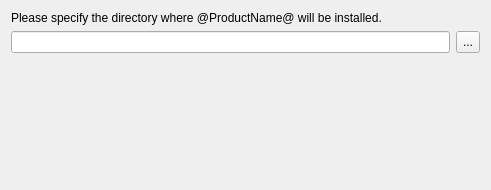
<?xml version="1.0" encoding="UTF-8"?>
<ui version="4.0">
 <class>[PAGE_NAME]</class>
 <widget class="QWidget" name="[PAGE_NAME]">
  <property name="geometry">
   <rect>
    <x>0</x>
    <y>0</y>
    <width>491</width>
    <height>190</height>
   </rect>
  </property>
  <property name="sizePolicy">
   <sizepolicy hsizetype="Preferred" vsizetype="Preferred">
    <horstretch>0</horstretch>
    <verstretch>0</verstretch>
   </sizepolicy>
  </property>
  <property name="minimumSize">
   <size>
    <width>491</width>
    <height>190</height>
   </size>
  </property>
  <property name="windowTitle">
   <string>Installation Folder</string>
  </property>
  <layout class="QVBoxLayout" name="verticalLayout">
   <item>
    <widget class="QLabel" name="description">
     <property name="text">
      <string>Please specify the directory where @ProductName@ will be installed.</string>
     </property>
     <property name="wordWrap">
      <bool>true</bool>
     </property>
    </widget>
   </item>
   <item>
    <layout class="QHBoxLayout" name="horizontalLayout">
     <item>
      <widget class="QLineEdit" name="targetDirectory">
       <property name="readOnly">
        <bool>false</bool>
       </property>
      </widget>
     </item>
     <item>
      <widget class="QToolButton" name="targetChooser">
       <property name="sizePolicy">
        <sizepolicy hsizetype="Fixed" vsizetype="Preferred">
         <horstretch>0</horstretch>
         <verstretch>0</verstretch>
        </sizepolicy>
       </property>
       <property name="minimumSize">
        <size>
         <width>0</width>
         <height>0</height>
        </size>
       </property>
       <property name="text">
        <string>...</string>
       </property>
      </widget>
     </item>
    </layout>
   </item>
   <item>
    <layout class="QHBoxLayout" name="horizontalLayout_2">
     <property name="topMargin">
      <number>0</number>
     </property>
     <item>
      <widget class="QLabel" name="warning">
       <property name="enabled">
        <bool>true</bool>
       </property>
       <property name="minimumSize">
        <size>
         <width>491</width>
         <height>0</height>
        </size>
       </property>
       <property name="text">
        <string/>
       </property>
       <property name="wordWrap">
        <bool>true</bool>
       </property>
      </widget>
     </item>
     <item>
      <spacer name="horizontalSpacer">
       <property name="orientation">
        <enum>Qt::Horizontal</enum>
       </property>
       <property name="sizeHint" stdset="0">
        <size>
         <width>40</width>
         <height>20</height>
        </size>
       </property>
      </spacer>
     </item>
    </layout>
   </item>
   <item>
    <spacer name="verticalSpacer">
     <property name="orientation">
      <enum>Qt::Vertical</enum>
     </property>
     <property name="sizeHint" stdset="0">
      <size>
       <width>20</width>
       <height>122</height>
      </size>
     </property>
    </spacer>
   </item>
  </layout>
 </widget>
 <resources/>
 <connections/>
</ui>
